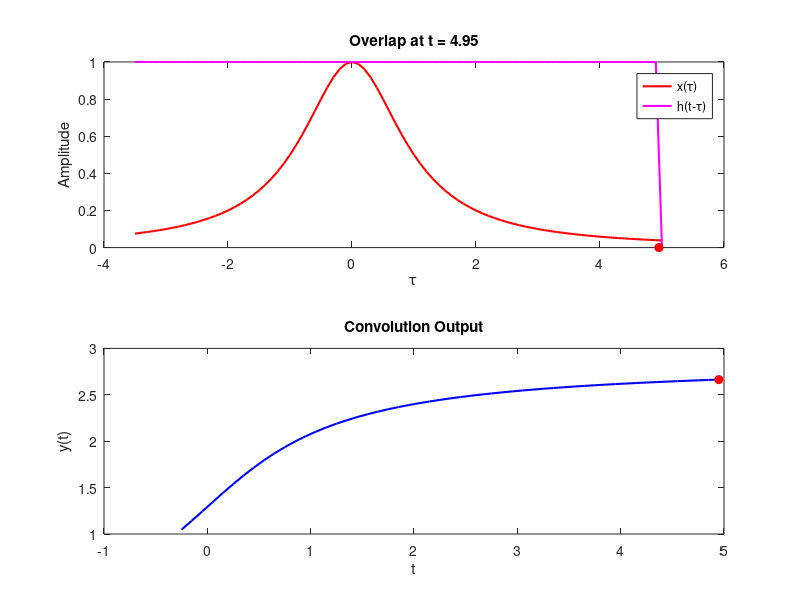
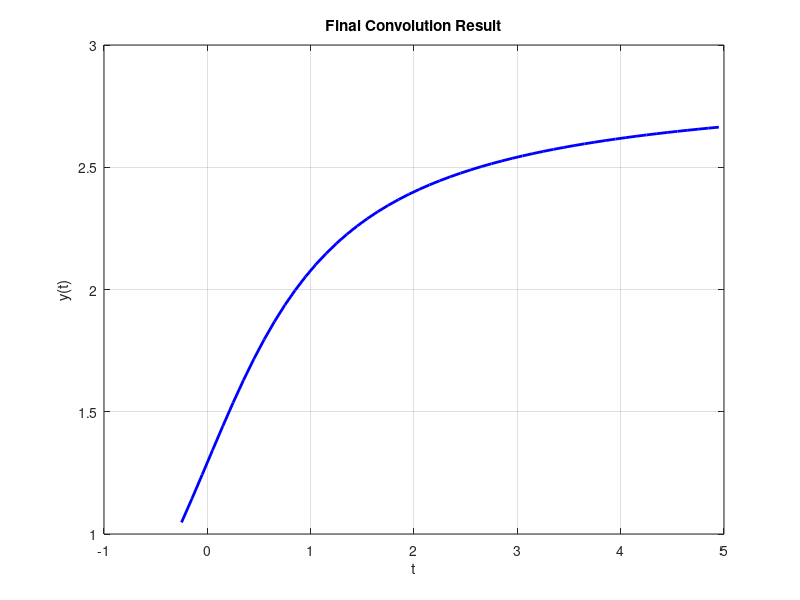

Source code (MATLAB) for these figures, in order:

% DISCLAIMER--> ALL THESE CODES ARE COMPATIBLE WITH THE MATLAB 25 VERSION,
% not being compatible with matlab 2021a is not the author's problem, do
% not blame the author in case that happens.



function question1a()

    % Define signals
    x = @(t) (1./(t.^2 +1));                       % Unit step
    h = @(t) (1 ) .* (t >= 0);      % Example impulse response

    % Time vectors
    tvec = -0.25:0.1:5;     % this can be large too
    dtau = 0.1;            
    tau = -3.5:dtau:5;       

    
    y = zeros(1,length(tvec));

    % Counter
    ti = 0;

    % Convolution loop with animation
    for t = tvec
        ti = ti + 1;

        % Compute integrand x(τ) * h(t-τ)
        xh = x(tau) .* h(t - tau);

        % Numerical integration
        y(ti) = trapz(tau, xh);

        % Plot signals
        figure(1); clf;
        subplot(2,1,1);
        plot(tau, x(tau), 'r', 'LineWidth', 1.5); hold on;
        plot(tau, h(t - tau), 'm', 'LineWidth', 1.5);
        plot(t, 0, 'ro', 'MarkerFaceColor','r');
        xlabel('\tau'); ylabel('Amplitude');
        legend('x(\tau)','h(t-\tau)','Location','Best');
        title(['Overlap at t = ', num2str(t)]);

        subplot(2,1,2);
        plot(tvec, y, 'b', 'LineWidth', 1.5); hold on;
        plot(tvec(ti), y(ti), 'ro', 'MarkerFaceColor','r');
        xlabel('t'); ylabel('y(t)');
        title('Convolution Output');
        drawnow; pause(0.01);
    end

    % Final plot (clean)
    figure(2);
    plot(tvec, y, 'b', 'LineWidth', 2);
    xlabel('t'); ylabel('y(t)');
    title('Final Convolution Result');
    grid on;


end

%NOTE->

% only the function given in question will be changed, and take the largest
% possible time period as vector, even if it is extra that convolution will
% be zero.





% OR alternatively using dsolve and conv function
% finding ZSR if a equation is given

function ZSR_with_convolution_corrected()

    
    syms y(t) t
    Dy = diff(y, t);
    D2y = diff(y, t, 2);

   
    ode = D2y + 1.5*Dy + 0.5625*y == dirac(t);
    conds = [y(0) == 0, Dy(0) == 1];  

    % Solve for impulse response h(t)
    hSol(t) = dsolve(ode, conds);

    disp('Impulse Response h(t):');
    pretty(hSol);


    t_num = linspace(0, 10, 1000);
    h_num = double(hSol(t_num));

    x = @(t) exp(-t) .* (t >= 0);

    x_num = x(t_num);

    % Convolution
    dt = t_num(2) - t_num(1);
    y_num = conv(x_num, h_num) * dt;

    % Time vector for convolution output
    t_conv = linspace(t_num(1)+t_num(1), t_num(end)+t_num(end), length(y_num));

    % Plot results
    figure;
    subplot(3,1,1);
    plot(t_num, x_num, 'LineWidth', 1.5); title('Input x(t)'); grid on;
    subplot(3,1,2);
    plot(t_num, h_num, 'LineWidth', 1.5); title('Impulse Response h(t)'); grid on;
    subplot(3,1,3);
    plot(t_conv, y_num, 'LineWidth', 1.5); title('Output y(t) = x(t) * h(t)'); grid on;

end








% below is the matlab code for convolution of discrete time signals ( it is
% the modified version of the ZSR of continous time signals

function ZSR_discrete()

    n = 0:20;                  % discrete-time index
    x = @(n) 1./(n.^2 + 1);    % example input signal
    h = @(n) 1 .* (n >= 0);    % example impulse response

    y = zeros(1,length(n));   


    for ni = 1:length(n)
        k = 0:n(ni);           % summation index from 0 to current n
        xh = x(k) .* h(n(ni)-k); % compute product
        y(ni) = sum(xh);       % discrete summation

       
        figure(1); clf;

        subplot(2,1,1);
        stem(k, x(k), 'r', 'filled'); hold on;
        stem(k, h(n(ni)-k), 'm', 'filled');
        xlabel('k'); ylabel('Amplitude');
        legend('x[k]','h[n-k]','Location','Best');
        title(['Overlap at n = ', num2str(n(ni))]);

        subplot(2,1,2);
        stem(n, y, 'b', 'filled'); hold on;
        stem(n(ni), y(ni), 'ro', 'filled');
        xlabel('n'); ylabel('y[n]');
        title('Convolution Output');
        drawnow; pause(0.05);
    end


    figure(2);
    stem(n, y, 'b', 'filled');
    xlabel('n'); ylabel('y[n]');
    title('Final Convolution Result (Discrete-Time)');
    grid on;

end


ZSR_discrete